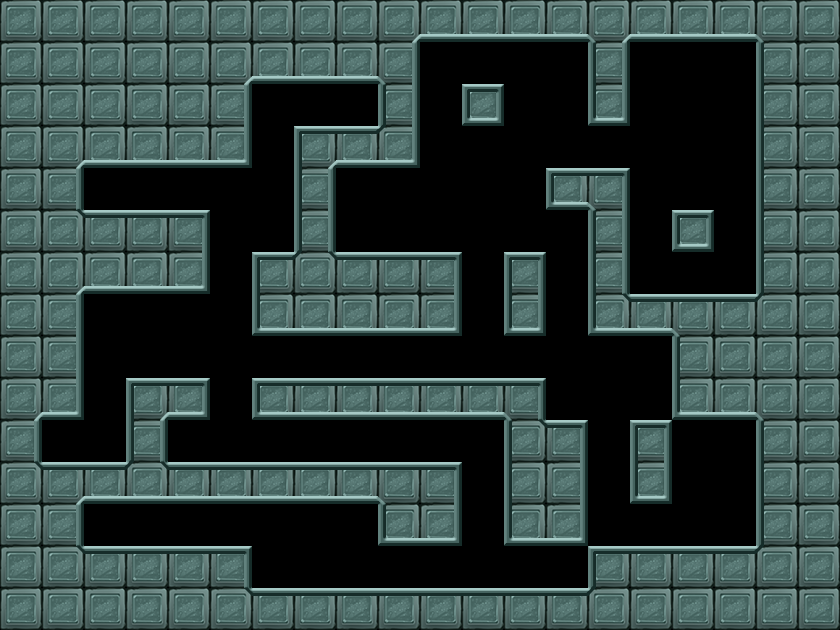

A 2D game scene composited from a Tiled map and its tileset images. What follows is a short description and the map's XML, with each tile layer's data collapsed to a summary:
An orthogonal 20x15 tile map with 42x42 px tiles, 1 tile layer (map) and 17 objects (5x nl, 3x nlt, 2x ntn, 2x emy_lang, 2x bhp, ...).

<map version="1.0" orientation="orthogonal" width="20" height="15" tilewidth="42" tileheight="42">
 <tileset firstgid="1" name="level25" tilewidth="42" tileheight="42">
  <image source="level25.png" width="840" height="630" />
  <tile id="30">
   <properties>
    <property name="tag" value="1" />
   </properties>
  </tile>
 </tileset>
 <layer name="map" width="20" height="15">
  <data>[300 cells, 300 non-empty, 190 distinct tile ids]</data>
 </layer>
 <objectgroup name="data" width="20" height="15">
  <object name="nl" x="252" y="84" width="42" height="42">
   <properties>
    <property name="dir" value="2" />
   </properties>
  </object>
  <object name="nl" x="336" y="168" width="42" height="42">
   <properties>
    <property name="dir" value="2" />
   </properties>
  </object>
  <object name="nl" x="336" y="210" width="42" height="42">
   <properties>
    <property name="dir" value="2" />
   </properties>
  </object>
  <object name="nl" x="672" y="84" width="42" height="42">
   <properties>
    <property name="dir" value="2" />
   </properties>
  </object>
  <object name="nl" x="714" y="84" width="42" height="42">
   <properties>
    <property name="dir" value="2" />
   </properties>
  </object>
  <object name="ntn" x="294" y="84" width="42" height="42" />
  <object name="ntn" x="336" y="84" width="42" height="42" />
  <object name="dec_tong" x="546" y="126" width="42" height="42">
   <properties>
    <property name="any" value="0" />
   </properties>
  </object>
  <object name="nlt" x="672" y="252" width="42" height="42">
   <properties>
    <property name="any" value="0" />
    <property name="dir1" value="3" />
   </properties>
  </object>
  <object name="nlt" x="630" y="42" width="42" height="42">
   <properties>
    <property name="any" value="0" />
    <property name="dir" value="2" />
    <property name="dir1" value="4" />
   </properties>
  </object>
  <object name="nlt" x="672" y="504" width="42" height="42">
   <properties>
    <property name="any" value="0" />
    <property name="dir1" value="3" />
   </properties>
  </object>
  <object name="emy_lang" x="126" y="168" width="42" height="42">
   <properties>
    <property name="max" value="4" />
    <property name="min" value="2" />
    <property name="speed" value="1" />
   </properties>
  </object>
  <object name="emy_lang" x="378" y="210" width="42" height="42">
   <properties>
    <property name="max" value="10" />
    <property name="min" value="9" />
    <property name="speed" value="1" />
   </properties>
  </object>
  <object name="emy_zhu" x="168" y="504" width="42" height="42">
   <properties>
    <property name="max" value="5" />
    <property name="min" value="2" />
    <property name="speed" value="1" />
   </properties>
  </object>
  <object name="bhp" x="546" y="378" width="42" height="42">
   <properties>
    <property name="addper" value="5" />
    <property name="hp" value="100" />
    <property name="kill" value="20" />
   </properties>
  </object>
  <object name="bhp" x="42" y="420" width="42" height="42">
   <properties>
    <property name="addper" value="5" />
    <property name="hp" value="100" />
    <property name="kill" value="20" />
   </properties>
  </object>
  <object name="na" x="672" y="168" width="42" height="42" />
 </objectgroup>
</map>
